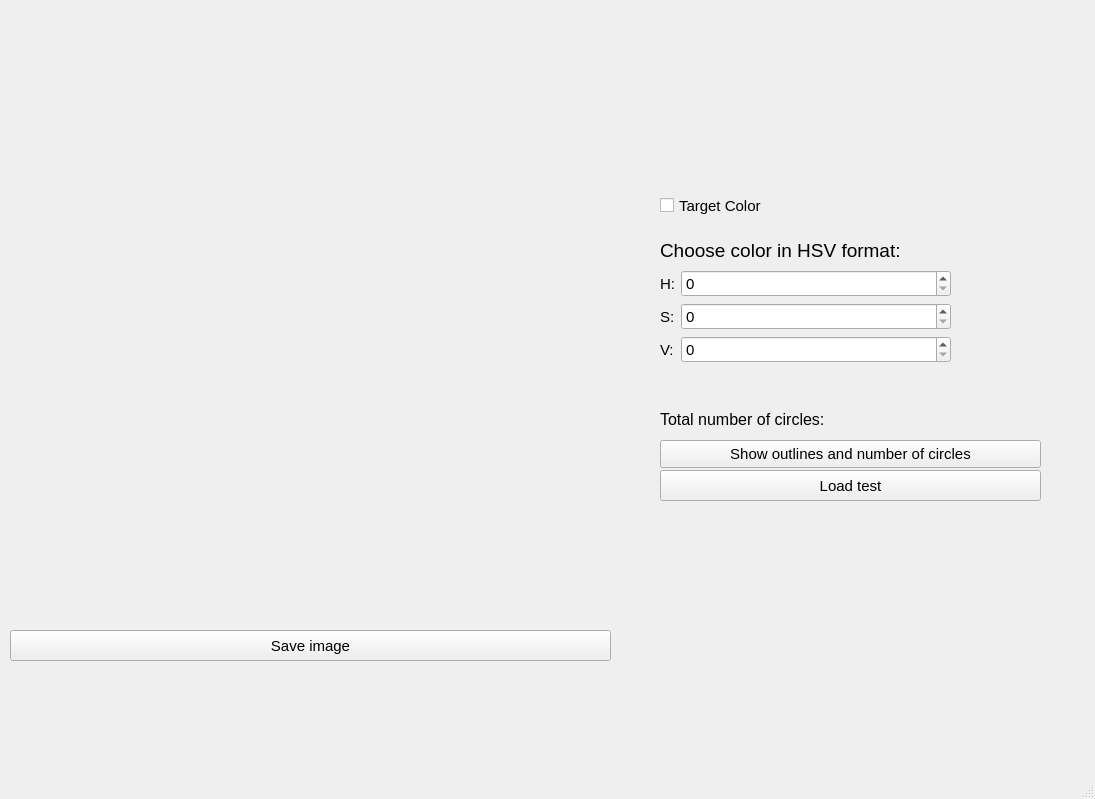
<?xml version="1.0" encoding="UTF-8"?>
<ui version="4.0">
 <class>MainWindow</class>
 <widget class="QMainWindow" name="MainWindow">
  <property name="geometry">
   <rect>
    <x>0</x>
    <y>0</y>
    <width>1095</width>
    <height>799</height>
   </rect>
  </property>
  <property name="windowTitle">
   <string>MainWindow</string>
  </property>
  <widget class="QWidget" name="centralwidget">
   <widget class="QLabel" name="label">
    <property name="geometry">
     <rect>
      <x>10</x>
      <y>10</y>
      <width>601</width>
      <height>601</height>
     </rect>
    </property>
    <property name="text">
     <string/>
    </property>
   </widget>
   <widget class="QPushButton" name="pushButton">
    <property name="geometry">
     <rect>
      <x>660</x>
      <y>470</y>
      <width>381</width>
      <height>31</height>
     </rect>
    </property>
    <property name="font">
     <font>
      <pointsize>11</pointsize>
     </font>
    </property>
    <property name="text">
     <string>Load test</string>
    </property>
   </widget>
   <widget class="QLabel" name="label_6">
    <property name="geometry">
     <rect>
      <x>660</x>
      <y>230</y>
      <width>311</width>
      <height>41</height>
     </rect>
    </property>
    <property name="font">
     <font>
      <pointsize>14</pointsize>
     </font>
    </property>
    <property name="text">
     <string>Choose color in HSV format:</string>
    </property>
   </widget>
   <widget class="QPushButton" name="pushButton_2">
    <property name="geometry">
     <rect>
      <x>660</x>
      <y>440</y>
      <width>381</width>
      <height>28</height>
     </rect>
    </property>
    <property name="font">
     <font>
      <pointsize>11</pointsize>
     </font>
    </property>
    <property name="text">
     <string>Show outlines and number of circles</string>
    </property>
   </widget>
   <widget class="QLabel" name="label_5">
    <property name="geometry">
     <rect>
      <x>660</x>
      <y>400</y>
      <width>351</width>
      <height>39</height>
     </rect>
    </property>
    <property name="font">
     <font>
      <pointsize>12</pointsize>
     </font>
    </property>
    <property name="text">
     <string>Total number of circles:</string>
    </property>
   </widget>
   <widget class="QWidget" name="formLayoutWidget">
    <property name="geometry">
     <rect>
      <x>660</x>
      <y>270</y>
      <width>291</width>
      <height>131</height>
     </rect>
    </property>
    <layout class="QFormLayout" name="formLayout">
     <item row="0" column="0">
      <widget class="QLabel" name="label_2">
       <property name="font">
        <font>
         <pointsize>11</pointsize>
        </font>
       </property>
       <property name="text">
        <string>H:</string>
       </property>
      </widget>
     </item>
     <item row="0" column="1">
      <widget class="QSpinBox" name="spinBox">
       <property name="font">
        <font>
         <pointsize>11</pointsize>
        </font>
       </property>
      </widget>
     </item>
     <item row="1" column="1">
      <widget class="QSpinBox" name="spinBox_2">
       <property name="font">
        <font>
         <pointsize>11</pointsize>
        </font>
       </property>
      </widget>
     </item>
     <item row="1" column="0">
      <widget class="QLabel" name="label_3">
       <property name="font">
        <font>
         <pointsize>11</pointsize>
        </font>
       </property>
       <property name="text">
        <string>S:</string>
       </property>
      </widget>
     </item>
     <item row="2" column="0">
      <widget class="QLabel" name="label_4">
       <property name="font">
        <font>
         <pointsize>11</pointsize>
        </font>
       </property>
       <property name="text">
        <string>V:</string>
       </property>
      </widget>
     </item>
     <item row="2" column="1">
      <widget class="QSpinBox" name="spinBox_3">
       <property name="font">
        <font>
         <pointsize>11</pointsize>
        </font>
       </property>
      </widget>
     </item>
    </layout>
   </widget>
   <widget class="QCheckBox" name="checkBox">
    <property name="geometry">
     <rect>
      <x>660</x>
      <y>180</y>
      <width>171</width>
      <height>51</height>
     </rect>
    </property>
    <property name="font">
     <font>
      <pointsize>11</pointsize>
     </font>
    </property>
    <property name="text">
     <string>Target Color</string>
    </property>
   </widget>
   <widget class="QPushButton" name="pushButton_3">
    <property name="geometry">
     <rect>
      <x>10</x>
      <y>630</y>
      <width>601</width>
      <height>31</height>
     </rect>
    </property>
    <property name="font">
     <font>
      <pointsize>11</pointsize>
     </font>
    </property>
    <property name="text">
     <string>Save image</string>
    </property>
   </widget>
  </widget>
  <widget class="QMenuBar" name="menubar">
   <property name="geometry">
    <rect>
     <x>0</x>
     <y>0</y>
     <width>1095</width>
     <height>26</height>
    </rect>
   </property>
  </widget>
  <widget class="QStatusBar" name="statusbar"/>
 </widget>
 <resources/>
 <connections/>
</ui>
